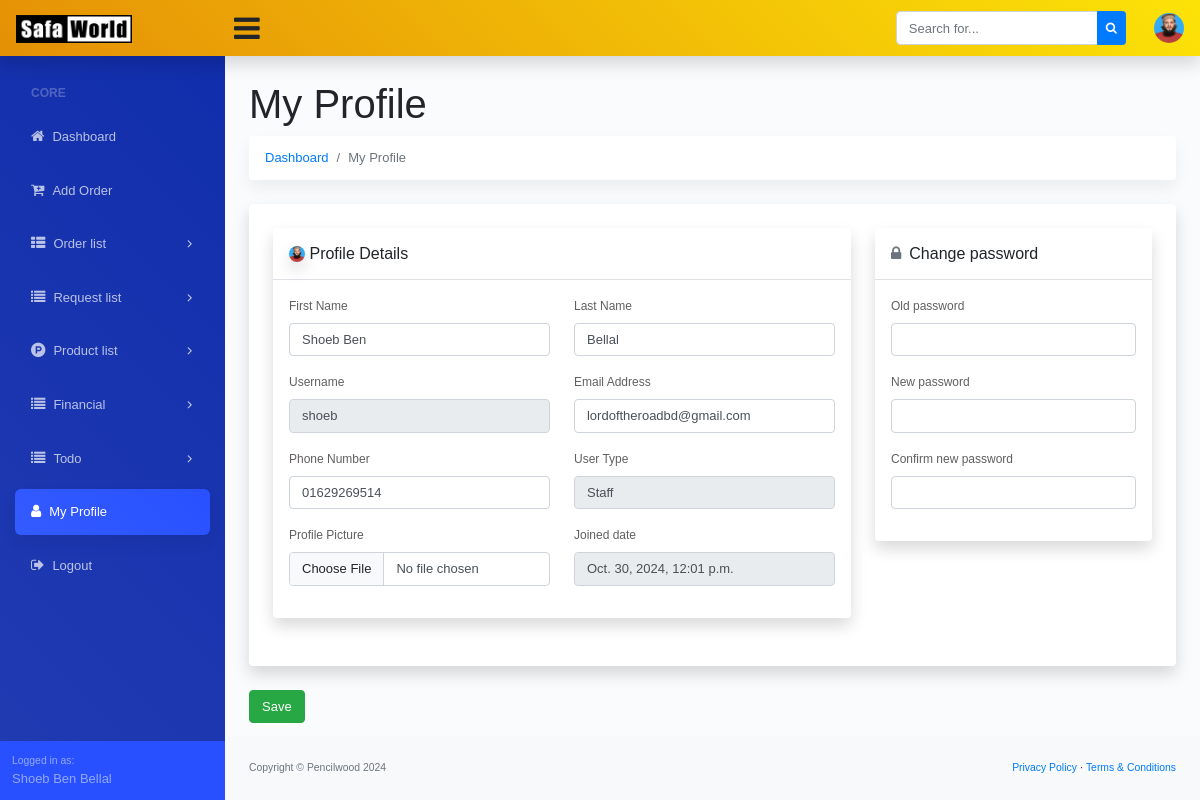
Page /my-profile/ (signed in) on the committed database.
### dashboard/models.py (models this page shows, shortened)
class Site_Settings(models.Model):
    fav_icon = models.ImageField(upload_to='logo/', blank=True, null=True)
    logo = models.ImageField(upload_to='logo/', blank=True, null=True)
    website_name = models.CharField(max_length=200, blank=True, null=True)
    website_title = models.CharField(max_length=1000, blank=True, null=True)
    copyright_company = models.CharField(max_length=200)
    copyright_year = models.CharField(max_length=4)

### account/models.py (models this page shows, shortened)
class Custom_User(AbstractUser):
    USER_TYPE = (
        ('Admin', 'Admin'),
        ('Staff', 'Staff'),
        ('Factory Staff', 'Factory Staff'),
    )
    user_type = models.CharField(max_length=20, choices=USER_TYPE, blank=True, null=True)
    email = models.EmailField(("email address"), blank=True, unique=True)
    phone_number = models.CharField(max_length=14, blank=True, null=True)
    profile_picture = models.ImageField(upload_to='profile-picture/', blank=True, null=True)
    USERNAME_FIELD = "email"
    REQUIRED_FIELDS = ["username"]

### account/views.py (the view, shortened to what this page needs)
# urls.py: path('my-profile/', MyProfileView.as_view(), name='my_profile'),
class MyProfileView(LoginRequiredMixin, View):
    template_name = 'account/my_profile.html'
    def get(self, request, *args, **kwargs):
        return render(request, self.template_name)

### dashboard/context_processor.py (called while the page is built)
def website_settings(request):
    website_setting = Site_Settings.objects.all().first()
    return {'website_setting': website_setting}

### templates/account/my_profile.html (shortened to what this page needs)
{% extends '../base.html' %}
{% block dashboard_body %}
<main>
   <div class="container-fluid">
      <h1 class="mt-4">My Profile</h1>
      <ol class="breadcrumb mb-4">
         <li class="breadcrumb-item"><a href="{% url 'dashboard' %}">Dashboard</a></li>
         <li class="breadcrumb-item active">My Profile</li>
      </ol>
      <form method="POST" enctype="multipart/form-data">
         <div class="row">
            <div class="col-xl-12">
               <div class="card mb-4 order-list">
                  <div class="gold-members p-4">
                     <div class="row">
                        <div class="col-md-8 add_top_30">
                           <div class="card mb-4 order-list">
                              <div class="gold-members">
                                 <div class="box_general padding_bottom">
                                    <div class="header_box version_2 border-bottom p-3">
                                       <h6 class="m-0">
                                          {% if request.user.profile_picture %}
                                          <img src="{{request.user.profile_picture.url}}" alt="profile-picture" style="width: 16px; height: auto; border-radius: 100%;">
                                          {% else %}
                                          <i class="fa fa-user-circle text-muted mr-2"></i>
                                          {% endif %}
                                          Profile Details
                                       </h6>
                                    </div>
                                    <div class="p-3">
                                       <div class="row">
                                          <div class="col-md-6">
                                             <div class="form-group">
                                                <label>First Name</label>
                                                <input type="text" class="form-control"
                                                   value="{{request.user.first_name}}" name="first_name">
                                             </div>
                                          </div>
                                          <div class="col-md-6">
                                             <div class="form-group">
                                                <label>Last Name</label>
                                                <input type="text" class="form-control" value="{{request.user.last_name}}"
                                                   name="last_name">
                                             </div>
                                          </div>
                                       </div>
                                       <div class="row">
                                          <div class="col-md-6">
                                             <div class="form-group">
                                                <label>Username</label>
                                                <input type="text" class="form-control"
                                                   value="{{request.user.username}}" readonly name="username">
                                             </div>
                                          </div>
                                          <div class="col-md-6">
                                             <div class="form-group">
                                                <label>Email Address</label>
                                                <input type="email" class="form-control" value="{{request.user.email}}"
                                                   name="email">
                                             </div>
                                          </div>
                                       </div>
                                       <div class="row">
                                          <div class="col-md-6">
                                             <div class="form-group">
                                                <label>Phone Number</label>
                                                <input type="text" class="form-control"
                                                   value="{{request.user.phone_number}}" name="phone_number">
                                             </div>
                                          </div>
                                          <div class="col-md-6">
                                             <div class="form-group">
                                                <label>User Type</label>
                                                <input type="text" class="form-control" readonly
                                                   value="{{request.user.user_type}}">
                                             </div>
                                          </div>
                                       </div>
                                       <div class="row">
                                          <div class="col-md-6">
                                             <div class="form-group">
                                                <label>Profile Picture</label>
                                                <input type="file" class="form-control" name="profile_picture">
                                             </div>
                                          </div>
                                          <div class="col-md-6">
                                             <div class="form-group">
                                                <label>Joined date</label>
                                                <input type="text" class="form-control"
                                                   value="{{request.user.date_joined}}" readonly disabled>
                                             </div>
                                          </div>
                                       </div>
                                    </div>
                                 </div>
                              </div>
                           </div>
                        </div>
                        <div class="col-md-4">
                           <div class="card mb-4 order-list">
                              <div class="gold-members">
                                 <div class="box_general padding_bottom">
                                    <div class="header_box version_2 border-bottom p-3">
                                       <h6 class="m-0">
                                          <i class="fa fa-lock text-muted mr-2"></i>Change password
                                       </h6>
                                    </div>
                                    <div class="p-3">
                                       <div class="form-group">
                                          <label>Old password</label>
                                          <input class="form-control" type="password" name="old_password">
                                       </div>
                                       <div class="form-group">
                                          <label>New password</label>
                                          <input class="form-control" type="password" name="new_password">
                                       </div>
                                       <div class="form-group">
                                          <label>Confirm new password</label>
                                          <input class="form-control" type="password" name="confirm_new_password">
                                       </div>
                                    </div>
                                 </div>
                              </div>
                           </div>
                        </div>
                     </div>
                  </div>
               </div>
               <div class="save mb-2">
                  <button type="submit" class="btn btn-success">Save</button>
               </div>
            </div>
         </div>
      </form>
   </div>
</main>
{% endblock dashboard_body %}

### templates/base.html (shortened to what this page needs)
{% load static %}
<!DOCTYPE html>
<html lang="en">
<head>
  <link href="https://cdn.jsdelivr.net/npm/bootstrap@5.3.2/dist/css/bootstrap.min.css" rel="stylesheet"
>
  <link href="{% static 'assets/css/dataTables.bootstrap4.min.css' %}" rel="stylesheet">
  <link href="{% static 'assets/css/styles.css' %}" rel="stylesheet" />
  <link rel="stylesheet" href="https://cdnjs.cloudflare.com/ajax/libs/font-awesome/4.7.0/css/font-awesome.min.css">
</head>
<body class="sb-nav-fixed">
  {% include './navbar.html' %}
  <div id="layoutSidenav">
    <div id="layoutSidenav_nav">
      {% include './side_navbar.html' %}
    </div>
    <div id="layoutSidenav_content">
      {% block dashboard_body %}
      {% endblock dashboard_body %}
      <footer class="py-4 bg-light mt-auto">
        <div class="container-fluid">
          <div class="d-flex align-items-center justify-content-between small">
            <div class="text-muted">Copyright &copy; {{website_setting.copyright_company}} {{website_setting.copyright_year}}</div>
            <div>
              <a href="">Privacy Policy</a>
              &middot;
              <a href="">Terms &amp; Conditions</a>
            </div>
          </div>
        </div>
      </footer>
    </div>
  </div>
</body>
</html>

### templates/navbar.html (shortened to what this page needs)
{% load static %}
<nav class="sb-topnav navbar navbar-expand navbar-light shadow-sm bg-warning">
    <a class="navbar-brand" href="{% url 'dashboard' %}">
        <img alt="logo" src="
        {% if website_setting.logo %}
        {{website_setting.logo.url}}
        {% endif %}
        " width="60%">
    </a>
    <button class="btn btn-link btn-sm order-1 order-lg-0" id="sidebarToggle" href="#"
        style="font-size: 30px !important;"><i class="fa fa-bars"></i></button>
    <form class="d-none d-md-inline-block form-inline ml-auto mr-0 mr-md-3 my-2 my-md-0">
        <div class="input-group">
            <input class="form-control" type="text" placeholder="Search for..." aria-label="Search"
                aria-describedby="basic-addon2" />
            <div class="input-group-append">
                <button class="btn btn-primary btn-sm" type="button"><i class="fa fa-search"></i></button>
            </div>
        </div>
    </form>
    <ul class="navbar-nav ml-auto ml-md-0">
        <li class="nav-item dropdown no-arrow ml-1 osahan-profile-dropdown">
            <a class="nav-link dropdown-toggle pr-0" href="#" role="button" data-toggle="dropdown" aria-haspopup="true"
                aria-expanded="false">
                {% if request.user.profile_picture %}
                <img class="img-profile rounded-circle" src="{{request.user.profile_picture.url}}">
                {% else %}
                <i class="fa fa-user-circle" style="font-size: 35px;"></i>
                {% endif %}
            </a>
        </li>
    </ul>
</nav>

### templates/side_navbar.html (shortened to what this page needs)
{% url 'dashboard' as admin_dashboard_url %}
<nav class="sb-sidenav accordion sb-sidenav-dark" id="sidenavAccordion">
    <div class="sb-sidenav-menu">
        <div class="nav">
            <div class="sb-sidenav-menu-heading">Core</div>
            <a class="nav-link Active" href="{{admin_dashboard_url}}">
                <div class="sb-nav-link-icon"><i class="fa fa-home"></i></div>
                Dashboard
            </a>
            <a class="nav-link Active" href="{% url 'add_new_order' %}">
                <div class="sb-nav-link-icon"><i class="fa fa-cart-plus"></i></div>
                Add Order
            </a>
            <a class="nav-link collapsed" href="#" data-toggle="collapse" data-target="#collapseOrder"
                aria-expanded="false" aria-controls="collapseOrder">
                <div class="sb-nav-link-icon"><i class="fa fa-th-list"></i></div>
                Order list
                <div class="sb-sidenav-collapse-arrow"><i class="fa fa-angle-down"></i></div>
            </a>
            <a class="nav-link collapsed" href="#" data-toggle="collapse" data-target="#collapseRequest"
                aria-expanded="false" aria-controls="collapseRequest">
                <div class="sb-nav-link-icon"><i class="fa fa-list"></i></div>
                Request list
                <div class="sb-sidenav-collapse-arrow"><i class="fa fa-angle-down"></i></div>
            </a>
            <a class="nav-link collapsed" href="#" data-toggle="collapse" data-target="#collapseProduct"
                aria-expanded="false" aria-controls="collapseProduct">
                <div class="sb-nav-link-icon"><i class="fa fa-product-hunt"></i></div>
                Product list
                <div class="sb-sidenav-collapse-arrow"><i class="fa fa-angle-down"></i></div>
            </a>
            <a class="nav-link collapsed" href="#" data-toggle="collapse" data-target="#collapseFinancial"
                aria-expanded="false" aria-controls="collapseRequest">
                <div class="sb-nav-link-icon"><i class="fa fa-list"></i></div>
                Financial
                <div class="sb-sidenav-collapse-arrow"><i class="fa fa-angle-down"></i></div>
            </a>
            <a class="nav-link collapsed" href="#" data-toggle="collapse" data-target="#collapseTodo"
                aria-expanded="false" aria-controls="collapseRequest">
                <div class="sb-nav-link-icon"><i class="fa fa-list"></i></div>
                Todo
                <div class="sb-sidenav-collapse-arrow"><i class="fa fa-angle-down"></i></div>
            </a>
            <a class="nav-link Active" href="{% url 'my_profile' %}">
                <div class="sb-nav-link-icon"><i class="fa fa-user"></i></div>
                My Profile
            </a>
            <a class="nav-link" href="{% url 'logout' %}">
                <div class="sb-nav-link-icon"><i class="fa fa-sign-out"></i></div>
                Logout
            </a>
        </div>
    </div>
    <div class="sb-sidenav-footer">
        <div class="small">Logged in as:</div>
        {{request.user.first_name}} {{request.user.last_name}}
    </div>
</nav>

### rows in the picture
Site_Settings: logo (picture), copyright_company "Pencilwood", copyright_year "2024"
Custom_User: user.profile_picture (picture), user.first_name "Shoeb Ben", user.last_name "Bellal", first_name "Shoeb Ben", last_name "Bellal", username "shoeb", email "lordoftheroadbd@gmail.com", phone_number "01629269514", user.user_type "Staff", user.date_joined "Oct. 30, 2024, 12:01 p.m."
